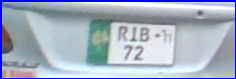
#> input picture License Plate Recognition System/Images0.png, 236 x 79 px
$ python OCR.py
#> lines starting #> are read from the running program, lines starting #| are printed output that depends on the picture; after the words box and inside, x2 and y2 are one past the last pixel; in counts of white or black regions, pixels touching at a corner belong together
import cv2
from matplotlib import pyplot as plt
import numpy as np
import imutils
import easyocr

image = cv2.imread("Images0.png")
#> image is the input picture: shape (79, 236, 3); mean B, G, R 195.6, 176.5, 165.8
# Convert to Grayscale Image
gray = cv2.cvtColor(image, cv2.COLOR_BGR2GRAY)
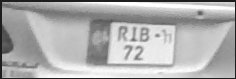
#> gray: shape (79, 236); min 29, max 254, mean 175.5
plt.imshow(cv2.cvtColor(gray, cv2.COLOR_BGR2RGB))

bfilter = cv2.bilateralFilter(gray, 11, 17, 17) #Noise reduction
edged = cv2.Canny(bfilter, 30, 200) #Edge detection
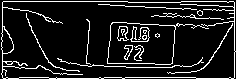
#> edged: shape (79, 236); 11.7% white in thin lines or dots
plt.imshow(cv2.cvtColor(edged, cv2.COLOR_BGR2RGB))

keypoints = cv2.findContours(edged.copy(), cv2.RETR_TREE, cv2.CHAIN_APPROX_SIMPLE)
#> keypoints = 31 contours, 20 with area under 20; largest, box (x1, y1, x2, y2) and area: (1, 1, 236, 79) 17695, (1, 1, 236, 79) 17422, (107, 22, 209, 65) 2568, (107, 22, 176, 65) 2558, (1, 26, 14, 54) 208
contours = imutils.grab_contours(keypoints)
#> contours has the same summary as keypoints
contours = sorted(contours, key=cv2.contourArea, reverse=True)[:10]
#> contours = 10 contours; largest, box (x1, y1, x2, y2) and area: (1, 1, 236, 79) 17695, (1, 1, 236, 79) 17422, (107, 22, 209, 65) 2568, (107, 22, 176, 65) 2558, (1, 26, 14, 54) 208

location = None
for contour in contours:
    approx = cv2.approxPolyDP(contour, 10, True)
    if len(approx) == 4:
        location = approx
        break
#> this loop made 1 pass
#> location on pass 1: [[2, 2], [3, 78], [234, 77], [233, 1]]
location

mask = np.zeros(gray.shape, np.uint8)
new_image = cv2.drawContours(mask, [location], 0,255, -1)
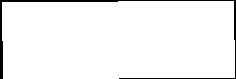
#> new_image: shape (79, 236); 95.8% white; 1 black region, box (x1, y1, x2, y2) and area: (0, 0, 236, 79) 779
new_image = cv2.bitwise_and(image, image, mask=mask)
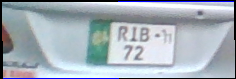
#> new_image: shape (79, 236, 3); mean B, G, R 185.4, 175.9, 165.2

plt.imshow(cv2.cvtColor(new_image, cv2.COLOR_BGR2RGB))

(x,y) = np.where(mask==255)
#> x = 17865 values from 1 to 78; y = 17865 values, max 234 at index 9164, min 2 at index 116, mean 118
(x1, y1) = (np.min(x), np.min(y))
#> x1 = 1; y1 = 2
(x2, y2) = (np.max(x), np.max(y))
#> x2 = 78; y2 = 234
cropped_image = gray[x1:x2+1, y1:y2+1]
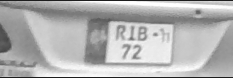
#> cropped_image: shape (78, 233); min 29, max 254, mean 179.3

plt.imshow(cv2.cvtColor(cropped_image, cv2.COLOR_BGR2RGB))

#> (the run stopped early here; a loop or call above may not have finished)

$ run again, with License Plate Recognition System/Images14.png copied over License Plate Recognition System/Images0.png
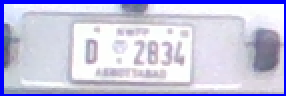
#> input picture License Plate Recognition System/Images14.png, 143 x 48 px (shown 2 times larger)
#> image is the input picture: shape (48, 143, 3); mean B, G, R 225.3, 195.3, 196.1
#> `edged = cv2.Canny(bfilter, 30, 200)`:
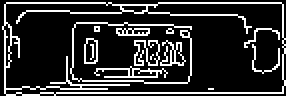
#> edged: shape (48, 143) (shown 2 times larger); 17.8% white in thin lines or dots
#> keypoints = 29 contours, 18 with area under 20; largest, box (x1, y1, x2, y2) and area: (1, 1, 143, 48) 6255, (2, 1, 143, 48) 6135, (42, 19, 49, 32) 68, (42, 19, 49, 32) 64, (1, 11, 6, 34) 54
#> `contours = imutils.grab_contours(keypoints)`: contours has the same summary as keypoints
#> `contours = sorted(contours, key=cv2.contourArea, reverse=True)[:10]`: contours = 10 contours; largest, box (x1, y1, x2, y2) and area: (1, 1, 143, 48) 6255, (2, 1, 143, 48) 6135, (42, 19, 49, 32) 68, (42, 19, 49, 32) 64, (1, 11, 6, 34) 54
#> the loop `for contour in contours:` made 1 pass
#> location on pass 1: [[2, 2], [3, 47], [141, 46], [140, 1]]
#> x = 6395 values from 1 to 47; y = 6395 values, max 141 at index 3266, min 2 at index 69, mean 71.5
#> x1 = 1; y1 = 2
#> x2 = 47; y2 = 141
#> `cropped_image = gray[x1:x2+1, y1:y2+1]`:
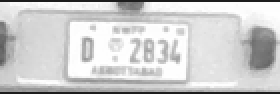
#> cropped_image: shape (47, 140) (shown 2 times larger); min 29, max 255, mean 206.2

$ run again, with License Plate Recognition System/Images2.png copied over License Plate Recognition System/Images0.png
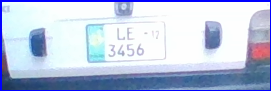
#> input picture License Plate Recognition System/Images2.png, 271 x 91 px
#> image is the input picture: shape (91, 271, 3); mean B, G, R 223.8, 198.5, 186.8
#> `edged = cv2.Canny(bfilter, 30, 200)`:
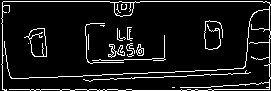
#> edged: shape (91, 271); 8.9% white in thin lines or dots
#> keypoints = 30 contours, 22 with area under 20; largest, box (x1, y1, x2, y2) and area: (24, 28, 47, 57) 405, (28, 28, 47, 57) 394, (1, 1, 271, 91) 266, (114, 1, 134, 17) 236, (108, 44, 125, 58) 82, (136, 44, 144, 56) 54, (117, 45, 125, 56) 30, (137, 48, 144, 56) 22
#> `contours = imutils.grab_contours(keypoints)`: contours has the same summary as keypoints
#> `contours = sorted(contours, key=cv2.contourArea, reverse=True)[:10]`: contours = 10 contours, 2 with area under 20; largest, box (x1, y1, x2, y2) and area: (24, 28, 47, 57) 405, (28, 28, 47, 57) 394, (1, 1, 271, 91) 266, (114, 1, 134, 17) 236, (108, 44, 125, 58) 82, (136, 44, 144, 56) 54, (117, 45, 125, 56) 30, (137, 48, 144, 56) 22
#> the loop `for contour in contours:` made 1 pass
#> location on pass 1: [[31, 30], [32, 54], [46, 56], [44, 28]]
#> `new_image = cv2.drawContours(mask, [location], 0,255, -1)`:
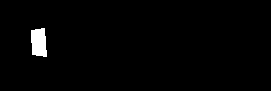
#> new_image: shape (91, 271); 1.6% white; 1 white region, box (x1, y1, x2, y2) and area: (31, 28, 47, 57) 391
#> x = 391 values from 28 to 56; y = 391 values, max 46 at index 315, min 31 at index 14, mean 38.45
#> x1 = 28; y1 = 31
#> x2 = 56; y2 = 46
